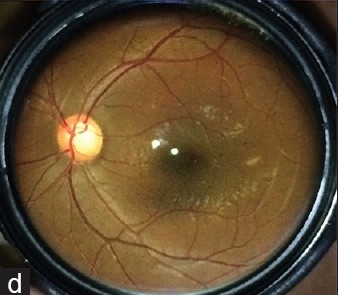
#> input picture Image Processing/eye.jpeg, 338 x 295 px
$ jupyter execute --allow-errors 'Histogram Equalisation.ipynb'   (shell and % lines are left out)
#> lines starting #> are read from the running program, lines starting #| are printed output that depends on the picture
### Image Processing/utilities.py
"""
This file will contain some utility code
that will be useful when processing images.

Most of the functions here will be used in
Jupyter notebook in order to load, show and
analyse images in the correct format
(Matplotlib), and convert between colour
spaces (E.g BGR -> RGB).
"""
# Version 0.1 - Python 3.x

import cv2, sys, os
import numpy as np
import cv2

# This holds the strings for the conversion
# for the conversion codes. Feel free to add
# more strings if you need a different space
# for analysis (format = "{SPACE1}2{SPACE2})
convert_strs = {
				 "BGR2RGB" : cv2.COLOR_BGR2RGB,
				 "BGR2GRAY": cv2.COLOR_BGR2GRAY,
				 "RGB2BGR" : cv2.COLOR_RGB2BGR,
				 "RGB2GRAY": cv2.COLOR_RGB2GRAY,
			   }

def get_dir(path:str):
	"""
	Thiis function will be used to parse
	path string into directory objects in
	Python. Very useful for cross platform
	(as Windows and Unix paths are not
	compatible).
	"""

	# Change to proper OS directory
	return path

def convert_spaces(img:np.ndarray, spaces:str) -> np.ndarray:

	# Return a new image in the converted space
	return cv2.cvtColor(img, convert_strs[spaces])


def read_image(path:str, spaces:str="BGR2RGB") -> np.ndarray:
	"""
	This funtion will use OpenCV to load an image.
	Note that the default colour space is BGR. To
	convert between spcaes, just change the default
	'key' argument (see convert_strs).

	path - string representing the path of the image
	spaces - string representing key in the convert_dir
	"""
#> called with path = 'eye.jpeg', spaces = 'BGR2RGB'

	# Load image (BGR)
	img = cv2.imread(get_dir(path))
#> img is the input picture: shape (295, 338, 3); mean B, G, R 45.7, 72.4, 93.4

	# Returns the converted image
	return convert_spaces(img, spaces)


## Any questions on this code, please just
## ask me (Mat)

### Image Processing/Histogram Equalisation.ipynb
## Histogram Equalisation

In this notebook the intensity histogram for a grayscale image will be produced and transformed in order to equalise the contrast of the image; hopefully giving the darker features in the image more promenance over the lighter features.

Histogram equalisation is a way to distribute the pixel intensities within an image in a more uniform manner. The image's cumulative frequency plot can be used as to transform the intensities in the image in order to achieve this; the details of which will be described further on in the notebook.

#### The Intensity Histogram
The intensity histogram is calculated using the OpenCV function calcHist which takes parameters:
* Images - the image that the histogram is being calculated of, passed in a list form.
* Channels - a list of the dimension channels used to compute the histogram, here it will be [0] to represent grayscale.
* Mask - There is no mask applied here.
* histSize - an array of the histogram size in each dimension, 256 to represent the range of intensity for an image.
* ranges - the lower and upper bins of the histogram, since it is uniform.

The outcome of this function will be a histogram that shows the presence of different pixel intensities (ranging from 0 to 256, representing a fully black or white pixel respectively) and their frequencies within an image. The results of this process can be seen below on a test image of the back of the eye, where the x-axis is the intensity and the y-axis is the frequency.

[cell 1]
# imports
from utilities import *
import numpy as np
import cv2
import math
from matplotlib import pyplot as plt

[cell 2]
# load the image
img = read_image("eye.jpeg")
a_img = read_image("eye.jpeg")

# convert to grayscale
gray_img = convert_spaces(img, "RGB2GRAY")
#> call 3 of convert_spaces, with spaces = 'RGB2GRAY'
#> in convert_spaces (call 3), `return cv2.cvtColor(img, convert_strs[spaces])`:
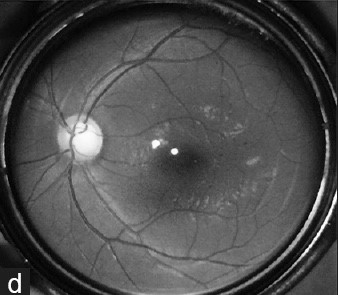
#> returned value: shape (295, 338); min 0, max 255, mean 75.6
alt_img = convert_spaces(a_img, "RGB2GRAY")

# generate the intensity histogram for the image
hist = cv2.calcHist([gray_img],[0],None,[256],[0,256])
#> hist = 256 values, max 1448 at index 84, min 7 at index 0, mean 389.5

# plot the grayscale image and the histogram
fig = plt.figure(figsize=(15,5))
ax1 = plt.subplot(1, 2, 1)
ax1.set_axis_off()
ax1.set_title("Grayscale Image")
ax1.imshow(gray_img, cmap="gray")

ax2 = plt.subplot(1, 2, 2)
ax2.set_title("Intensity Histogram for the Grayscale Image")
#> (the rest of this cell did not finish here and is left out)

#### Cumulative Frequency
The cumulative frequency array of an image is calculated using the numpy function cumsum, which has parameters:

 * a - an input array, here is it the histogram values that have been divided by the number of pixels in the image being used.
 * axis - the axis here is not specified so the cumsum is calculated over the flattened array.

By dividing each element in this array by the number of pixels in the image the cumulative probabiliy graph  can be plotted that has the pixel intensity range as the x-axis values and 0 to 1 as the y-axis values.

[cell 3]
# calculate the cumulative probability of the grayscale image
cf = np.cumsum(hist/(gray_img.shape[0] * gray_img.shape[1]))
#> cf = 256 values from 7.02e-05 to 1

# plot picture and the cumulative probability graph
fig = plt.figure(figsize=(15,5))
ax1 = plt.subplot(1, 2, 1)
ax1.set_axis_off()
ax1.set_title("Grayscale Image")
ax1.imshow(gray_img, cmap="gray")

ax2 = plt.subplot(1, 2, 2)
ax2.set_title("Cumulative Probability Graph")
ax2.plot(cf)
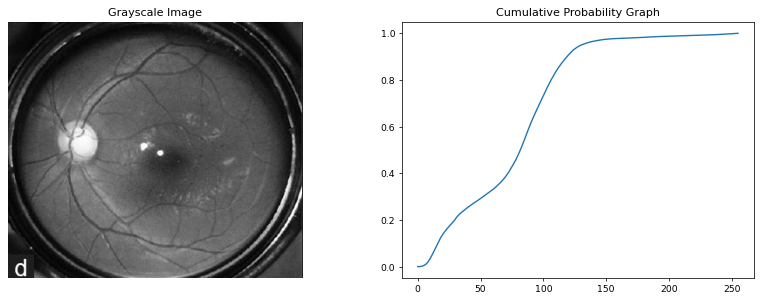
#> figure drawn by matplotlib, 2 panels; panel 2: curve peaks at x = 255, y = 1

#### Equalisation

To have equal contrast in an image, the cumulative probability plot should look like a straight diagonal line through the origin. To achieve this the cumulative probability at each pixel value in the image is multiplied by the maximum intensity value of the new image (here it will be 256 as we are working with grayscale still) and this then becomes the new intensity value for the pixel:

$$ cp_i * 256 = pi_i $$

Where $ cp_i $ is the cumulative probability at pixel $ i $ and $ pi_i $ is the new, transformed intensity at pixel $ i $.

This calculation can be seen in the code below, with the cumulative probability graph being recalculated to show the equalised plot. On the plot, it can be seen that the line produced is not perfectly straight and has jagged sections; but a perfectly straight line would indicate that all the intensities have been distributed evenly.

[cell 4]
# for each pixel the intensity becomes the cumulative probability of
# that intensity multiplied by the maximum intensity
for row in range(gray_img.shape[0]):
    for col in range(gray_img.shape[1]):
            alt_img[row, col] = cf[gray_img[row, col]] * 256
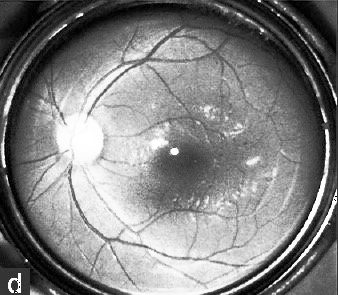
#> alt_img: shape (295, 338); min 0, max 255, mean 128.5

# generate the intensity histogram for the altered image
new_hist = cv2.calcHist([alt_img],[0],None,[256],[0,256])
#> new_hist = 256 values, max 1448 at index 136, min 0 at index 5, mean 389.5

# calculate the cumulative probability of the altered grayscale image
n_cf = np.cumsum(new_hist/(alt_img.shape[0] * alt_img.shape[1]))
#> n_cf = 256 values from 0.00314 to 1

# plot picture and the cumulative probability graph
fig = plt.figure(figsize=(15,5))
ax1 = plt.subplot(1, 3, 1)
ax1.set_axis_off()
ax1.set_title("Original Grayscale Image")
ax1.imshow(gray_img, cmap='gray')

fig = plt.figure(figsize=(15,5))
ax2 = plt.subplot(1, 3, 2)
ax2.set_axis_off()
ax2.set_title("Equalised Grayscale Image")
ax2.imshow(alt_img, cmap='gray')

ax3 = plt.subplot(1, 3, 3)
ax3.set_title("Equalised Cumulative Probability Graph")
ax3.plot(n_cf)
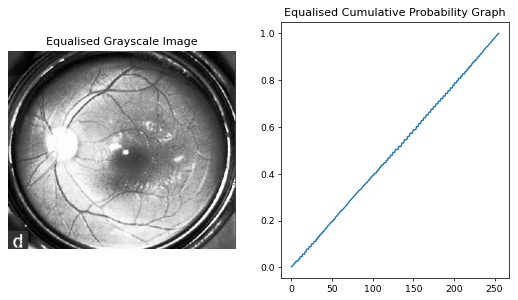
#> figure drawn by matplotlib, 2 panels; panel 2: curve peaks at x = 255, y = 1

$ run again, with Image Processing/test.jpg copied over Image Processing/eye.jpeg
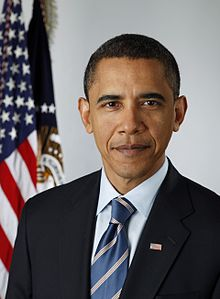
#> input picture Image Processing/test.jpg, 220 x 299 px
#> in read_image, img is the input picture: shape (299, 220, 3); mean B, G, R 100.9, 100.8, 108.3
#> hist = 256 values, max 2190 at index 34, min 1 at index 255, mean 257
#> cf = 256 values from 0.0023 to 1
#> after the loop `for row in range(gray_img.shape[0]):`:
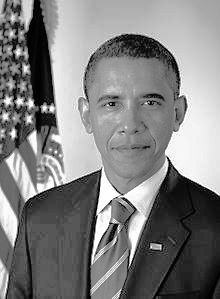
#> alt_img: shape (299, 220); min 0, max 255, mean 128.6
#> new_hist = 256 values, max 2190 at index 87, min 0 at index 1, mean 257
#> n_cf = 256 values from 0.0023 to 1
#> `[cell 4] # for each pixel the intensity becomes the cumulative probabi..`:
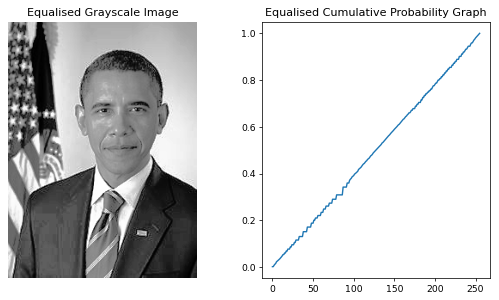
#> figure drawn by matplotlib, 2 panels; panel 2: curve peaks at x = 255, y = 1
